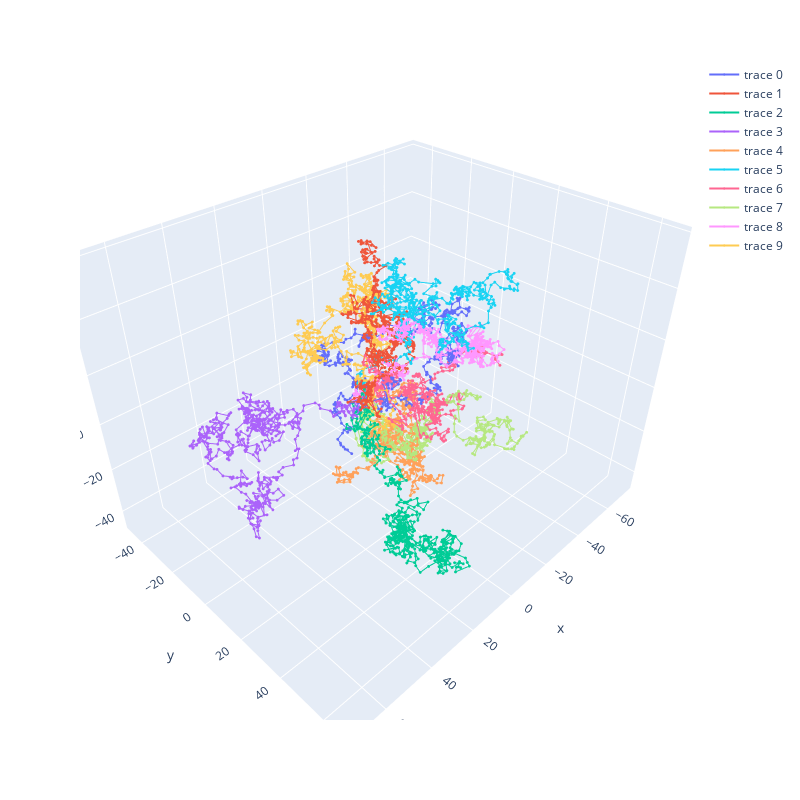

Here is the notebook cell this chart was saved with:
### Code cell
R=brown(500, N=10,dim=3)

fig = px.scatter_3d(width=800, height=800)

for i in range(R.shape[2]):
  fig.add_scatter3d(x=R[0,:,i], y=R[1,:,i], z=R[2,:,i], marker=dict(size=1))

fig.show()

### Figure 1 — Plotly figure (JSON) as saved in the notebook; plotly's stock layout.template omitted (floating-point values rounded to 4 significant figures; data arrays with more than 128 entries replaced by an {"elided": "..."} marker saying what was removed)
{"data": [{"marker": {"size": 1}, "type": "scatter3d", "x": {"elided": "500 float values"}, "y": {"elided": "500 float values"}, "z": {"elided": "500 float values"}}, {"marker": {"size": 1}, "type": "scatter3d", "x": {"elided": "500 float values"}, "y": {"elided": "500 float values"}, "z": {"elided": "500 float values"}}, {"marker": {"size": 1}, "type": "scatter3d", "x": {"elided": "500 float values"}, "y": {"elided": "500 float values"}, "z": {"elided": "500 float values"}}, {"marker": {"size": 1}, "type": "scatter3d", "x": {"elided": "500 float values"}, "y": {"elided": "500 float values"}, "z": {"elided": "500 float values"}}, {"marker": {"size": 1}, "type": "scatter3d", "x": {"elided": "500 float values"}, "y": {"elided": "500 float values"}, "z": {"elided": "500 float values"}}, {"marker": {"size": 1}, "type": "scatter3d", "x": {"elided": "500 float values"}, "y": {"elided": "500 float values"}, "z": {"elided": "500 float values"}}, {"marker": {"size": 1}, "type": "scatter3d", "x": {"elided": "500 float values"}, "y": {"elided": "500 float values"}, "z": {"elided": "500 float values"}}, {"marker": {"size": 1}, "type": "scatter3d", "x": {"elided": "500 float values"}, "y": {"elided": "500 float values"}, "z": {"elided": "500 float values"}}, {"marker": {"size": 1}, "type": "scatter3d", "x": {"elided": "500 float values"}, "y": {"elided": "500 float values"}, "z": {"elided": "500 float values"}}, {"marker": {"size": 1}, "type": "scatter3d", "x": {"elided": "500 float values"}, "y": {"elided": "500 float values"}, "z": {"elided": "500 float values"}}], "layout": {"height": 800, "legend": {"tracegroupgap": 0}, "margin": {"t": 60}, "scene": {"domain": {"x": [0, 1], "y": [0, 1]}}, "width": 800}}
